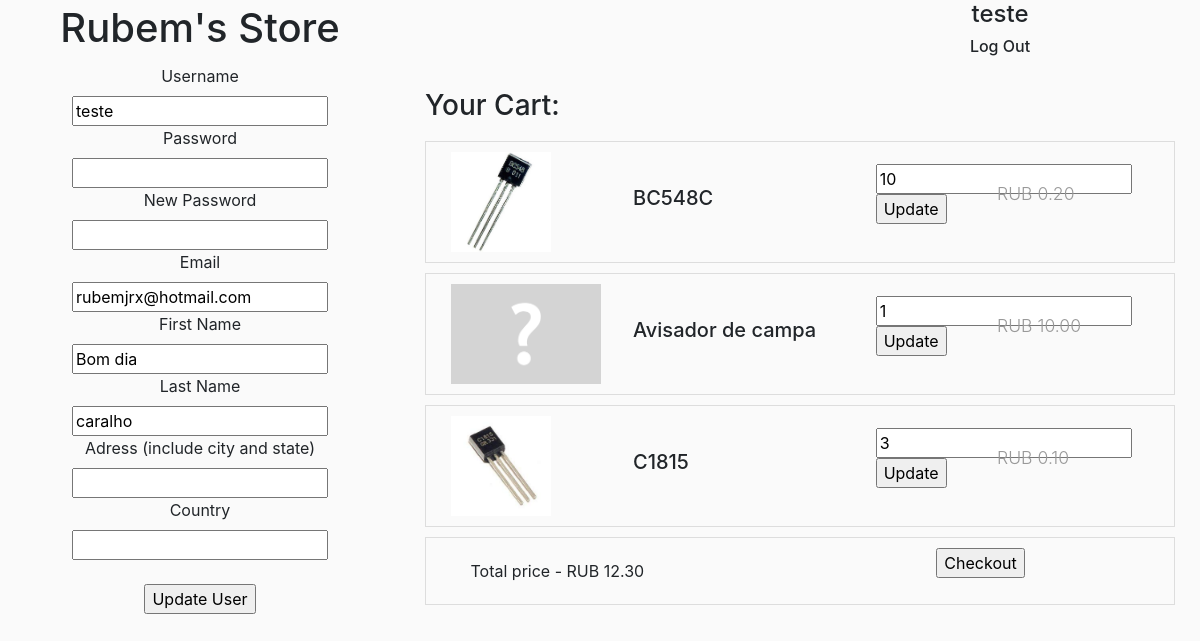
/accounts/profile/ (signed in), run on the app's committed database.
### store/models.py (models this page shows, shortened)
class cartEntry(models.Model):
    user_id = models.ForeignKey(User, on_delete=models.CASCADE)
    item_id = models.ForeignKey(storeItem, on_delete=models.CASCADE)
    quantity = models.IntegerField(default=1)

class storeItem(models.Model):
    image = models.ImageField(null=True, blank=True, upload_to=get_media_path)
    name = models.CharField(max_length=40)
    description = models.CharField(max_length=200)
    price = models.DecimalField(max_digits=10, decimal_places=2)
    category_id = models.ForeignKey(storeCategory, on_delete=models.SET_NULL, null=True, blank=True)
    inStock = models.IntegerField()

### store/views.py (the view)
# urls.py: path('accounts/profile/', views.get_user_page),
def get_user_page(request):
    if request.user.is_authenticated:
        cart_items = cartEntry.objects.filter(user_id=request.user.id)
        total = 0
        for item in cart_items:
            total += item.item_id.price * item.quantity
        return render(request, 'store/user_page.html', {'cart_items':cart_items, 'total':total })
    else:
        return HttpResponseRedirect('/login')

### store/templates/store/user_page.html (shortened to what this page needs)
{% extends 'store/base.html' %}
{% block content %}
<div class="row align-items-center">
    <div class="col">
        <form id="update_user" action="/user/update/" method="POST"> {% csrf_token %}
            <label for="username">Username</label><br>
            <input id="username" name="username" minlength=3 form="update_user" value="{{user.username}}" readonly="true"><br>
            <label for="password">Password</label><br>
            <input id="password" name="password" minlength=8 form="update_user" value="" type="password" required="true"><br>
            <label for="new_password">New Password</label><br>
            <input id="new_password" name="new_password" minlength=8 form="update_user" value="" type="password"><br>
            <label for="email">Email</label><br>
            <input id="email" name="email" minlength=3 form="update_user" value="{{user.email}}" required="true"><br>
            <label for="first_name">First Name</label><br>
            <input id="first_name" name="first_name" minlength=3 form="update_user" value="{{user.first_name}}" required="true"><br>
            <label for="last_name">Last Name</label><br>
            <input id="last_name" name="last_name" minlength=2 form="update_user" value="{{user.last_name}}" required="true"><br>
            <label for="adress">Adress (include city and state)</label><br>
            <input id="address" name="address" minlength=2 form="update_user" value="{{user.address}}" required="true"><br>
            <label for="last_name">Country</label><br>
            <input list="country" name="country" minlength=2 form="update_user" value="{{user.country}}" required="true"><br><br>
            <input type="submit" value="Update User">
        </form>
    </div>
    <div class="col-8">
        <div class="row align-items-center" style="margin: 10px;">
            <h3>Your Cart:</h3>
        </div>
        {% for entry in cart_items %}
        <div class="row align-items-center" style="padding:10px; margin: 10px;border-style: solid;border-width: 1px;border-color: #ddd;">
            <div class="col-3">
                {% if entry.item_id.image %}
                <img src="{{entry.item_id.image.url}}" style="height:100px;">
                {% else %}
                <img src="/media/none.png" style="height: 100px;">
                {% endif %}
            </div>
            <div class="col-4" id="item_name">
                <a href="/items/{{entry.item_id.id}}"><h5>{{entry.item_id.name}}</h5> </a>
            </div>
            <div class="col-2">
                <form id="update-{{entry.id}}" action="/updatecart/{{entry.id}}" method="POST">{% csrf_token %}
                    <input form="update-{{entry.id}}" type="number" name="quantity" value="{{entry.quantity}}" size="7%" min="0" max="entry.item_id.inStock">
                    <input form="update-{{entry.id}}" type="submit" value="Update">
                </form>
            </div>
            <div class="col-2">
                <p>RUB {{entry.item_id.price}}</p>
            </div>
        </div>
        {% endfor %}
        <div class="row align-items-center" style="padding:10px; margin: 10px;border-style: solid;border-width: 1px;border-color: #ddd;">
            <div class="col">
                Total price - RUB {{total}}
            </div>
            <div class="col"></div>
            <div class="col-4">
                <form action="/checkout"><input type="submit" value="Checkout"></form>
            </div>
        </div>
    </div>
</div>
{% endblock %}

### store/templates/store/base.html (shortened to what this page needs)
{% load static %}
<html>
    <head>
        <link rel="stylesheet" href="https://stackpath.bootstrapcdn.com/bootstrap/4.1.3/css/bootstrap.min.css">
        <link rel="stylesheet" href="{% static '/css/store.css' %}">
    </head>
    <body>
        <div class="wrapper">
            <div id="content">
                <div class="container-fluid">
                    <div class="row align-items-center" id="bar">
                        <div class="col" id="Title">
                            <a href="/"><h1>Rubem's Store</h1></a>
                        </div>
                        <div class="col" id="search">
                        </div>
                        <div class="col" id="search">
                            {% if user.id %}
                            <a href="/accounts/profile"><h4>{{user}} </h4></a><h6><a href="/logout">Log Out</a></h6>
                            {% else %}
                            <a href="/login"><h4>Log In</h4></a>
                            {% endif %}
                        </div>
                    </div>
                    {% block content %}
                    {% endblock %}
                </div>
            </div>
        </div>
    </body>
</html>

### store/static/css/store.css (style rules this page uses)
#content { width: 100%; }
.col { text-align: center; }
.wrapper { display: flex; width: 100%; align-items: stretch; }
body { background: #fafafa; }
p { font-size: 1.1em; font-weight: 300; line-height: 1.7em; color: #999; }
a, a:hover, a:focus { color: inherit; text-decoration: none; transition: all 0.3s; }

### data on the page
cartEntry: item_id.image (picture), item_id.name "BC548C", quantity "10", item_id.price "0.20"
cartEntry: item_id.name "Avisador de campa", quantity "1", item_id.price "10.00"
cartEntry: item_id.image (picture), item_id.name "C1815", quantity "3", item_id.price "0.10"

### other printed values
{{ user }} "teste"
{{ total }} "12.30"
